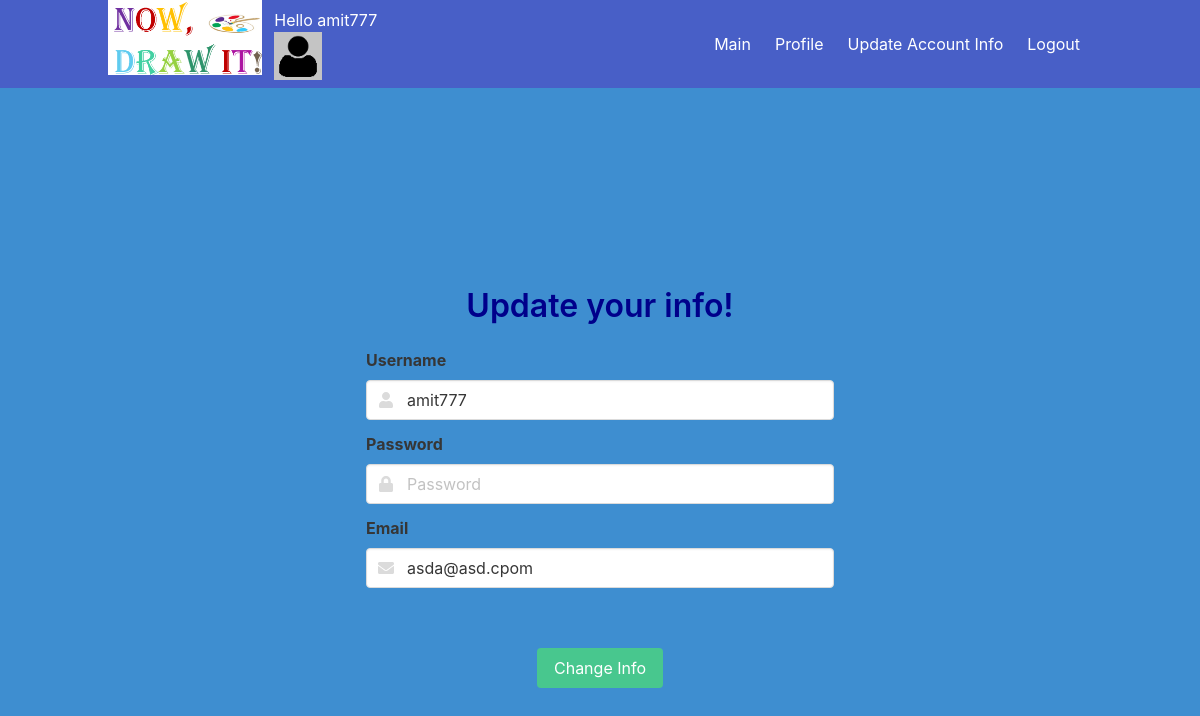
The page /update_user_info (signed in) on the database its author committed.
### main_server.py (models this page shows)
class UserTbl(db.Model):
    __tablename__ = 'user_tbl'
    id = db.Column(db.Integer, primary_key=True)
    username = db.Column(db.String(15), unique=True)
    email = db.Column(db.String(50))
    password = db.Column(db.String(80))
    image = db.Column(db.String(80))
    wins = db.Column(db.Integer)
    words_guessed_correctly = db.Column(db.Integer)
    seconds_took_to_guess = db.Column(db.Integer)
    all_guesses = db.Column(db.Integer)
    all_games = db.Column(db.Integer)
    games_winrate = db.Column(db.Float)
    correct_guess_rate = db.Column(db.Float)
    average_time_to_guess_correctly = db.Column(db.Float)

### main_server.py (the view, shortened to what this page needs)
@app.route('/update_user_info', methods=['POST', 'GET'])
def update_user_info():
    username = session['username']
    user = get_user_by_username(username)
    if not user:
        return render_template('no_guests_allowed.html')
    if request.method != 'POST':  # form not submitted
        return render_template('update_user_info.html', username=username, email=user.email,
                               image=user.image, my_icons=get_icons_for_user(username))

### main_server.py (called while the page is built)
def get_user_by_username(uname):
    myUser = UserTbl.query.filter_by(username=uname).first()
    return myUser

def get_restricted_icons():
    win_restricted = {'yellow_diamond': 1, 'blue_diamond': 3, 'orange_diamond': 5, 'green_diamond': 10,
                      'red_diamond': 30, 'black_diamond': 50, 'multi_color_diamond': 100}
    correct_guesses = {'tan_diamond': 10, 'pink_diamond': 30, 'purple_diamond': 50}
    return win_restricted, correct_guesses

def get_icons_for_user(username):
    all_icons = get_all_icons()
    user = get_user_by_username(username)
    if not user:
        return all_icons
    wins = user.wins
    correct_guesses = user.words_guessed_correctly
    win_restricted, correct_guessess_restricted = get_restricted_icons()
    for icon, wins_needed in win_restricted.items():
        if wins_needed <= wins:
            all_icons[icon] = ''
        else:
            break
    for icon, guesses_needed in correct_guessess_restricted.items():
        if guesses_needed <= correct_guesses:
            all_icons[icon] = ''
        else:
            break
    return all_icons

def get_all_icons():
    icon_dict = {'anonymous': '', 'cat': '', 'fries': '', 'guitar': '', 'penguin': '', 'pirate': '', 'plane': '',
                 'plant': '', 'star': '', 'tan_diamond': '10 correct guesses', 'pink_diamond': '30 correct guesses',
                 'yellow_diamond': '1 win', 'blue_diamond': '3 wins', 'purple_diamond': '50 correct guesses',
                 'orange_diamond': '5 wins', 'green_diamond': '10 wins', 'red_diamond': '30 wins',
                 'black_diamond': '50 wins', 'multi_color_diamond': '100 wins'}
    return icon_dict

@app.before_request
def before_request():
    global next_guest_num
    if 'username' not in session:
        session['username'] = "Guest" + str(next_guest_num)
        next_guest_num += random.randint(1, 5)

### templates/update_user_info.html (shortened to what this page needs)
<!DOCTYPE html>
<html>
<head>
    <link rel="stylesheet" href="https://cdn.jsdelivr.net/npm/bulma@0.8.0/css/bulma.min.css">
    <link rel="stylesheet" href="{{url_for('static', filename='css/links.css')}}">
    <link rel="stylesheet" href="{{url_for('static', filename='css/update_user_info.css')}}">
</head>
<body>
<div class="hero-head">
        <header class="navbar is-link">
            <div class="container">
                <div class="navbar-brand">
                    <a >
                        <img src="{{url_for('static', filename='Images/logo.png')}}" style="height: 75px" alt="Logo">
                    </a>
                    <div class="navbar-item">
                        <div class="greet_div">
                          <div class="info">
                            <p class="greet">Hello {{ session.username }}</p>
                          </div>
                          <figure class="image is-48x48">
                            <img id="user_icon" class="js-modal-trigger" data-target="icon_choosing_div"
                                 src="static/Images/{{image}}.png" alt="Image" style="max-height: none;">
                          </figure>
                        </div>
                    </div>
                </div>
                <div class="navbar-menu" id="nav-links">
                    <div class="navbar-end">
                        <a class="navbar-item" href="{{url_for('main_page')}}">
                            Main
                        </a>
                        <a class="navbar-item" href="{{url_for('profile')}}">
                            Profile
                        </a>
                        <a class="navbar-item" href="{{url_for('update_user_info')}}">
                            Update Account Info
                        </a>
                        <a class="navbar-item" href="{{url_for('logout')}}">
                            Logout
                        </a>
                    </div>
                </div>
            </div>
        </header>
    </div>
<section class="hero is-info is-fullheight">
    <div class="hero-body">
        <div class="container">
            <div class="columns is-centered">
                <div class="column is-half">
                    <table>
                        <tr>
                            <h1 style="text-align: center; color: #00008B" class="title is-3 is-spaced">Update your info!</h1>
                        </tr>
                        <tr>
                            <form method="POST" action="{{ url_for('update_user_info') }}" onsubmit="return encrypt_pass()">
                                <div class="field">
                                    <label class="label">Username</label>
                                    <div class="control has-icons-left has-icons-right">
                                        <input class="input" type="text" id="uName" name="username" maxlength="15" value="{{username}}"
                                               placeholder="Username" oninput="validate_username()" required>
                                        <span class="icon is-small is-left">
                                        </span>
                                    </div>
                                </div>
                                <div class="field">
                                    <label class="label">Password</label>
                                    <p class="control has-icons-left">
                                        <input class="input" type="password" name="password" maxlength="15"
                                               placeholder="Password" id="password" required>
                                        <span class="icon is-small is-left">
                    </span>
                                    </p>
                                </div>
                                <div class="field">
                                    <label class="label">Email</label>
                                    <p class="control has-icons-left">
                                        <input class="input" type="email" name="email" placeholder="example@example.com"
                                               value="{{email}}" required>
                                        <span class="icon is-small is-left">
                    </span>
                                    </p>
                                </div>
                                <br>
                                <br>
                                <div class="container" style="display: flex;justify-content: center;">
                                    <div class="field">
                                        <p class="control">
                                            <button type="submit" class="button is-success">
                                                Change Info
                                            </button>
                                        </p>
                                    </div>
                                </div>
                            </form>
                        </tr>
                    </table>
                </div>
            </div>
        </div>
    </div>
</section>
</body>
</html>

### rows shown on the page
UserTbl: username "amit777", image (placeholder picture), email "asda@asd.cpom"
